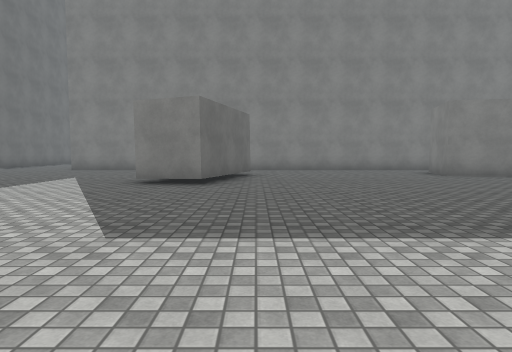
view 1 (above)

24 first-person views from a walk through a 3-D level made in the Unity game engine. The camera is 1.3 m above the floor, tilts 4° down and sees 75° across. The floor is counted in squares, 2 m on a side. Each view is taken from the middle of a square. On the plan, view 1 faces up. The plan holds only what a view shows up to about 10 squares ahead; the rest is blank. The place goes on beyond the plan. The player is left out. Surface patterns are stand-ins for the level's own textures.

view 2
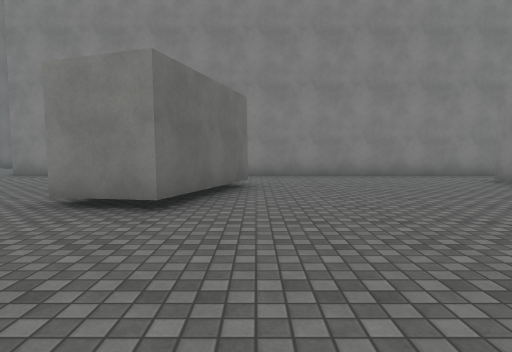

view 3
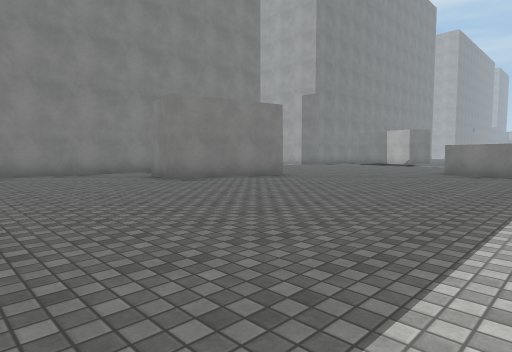

view 4
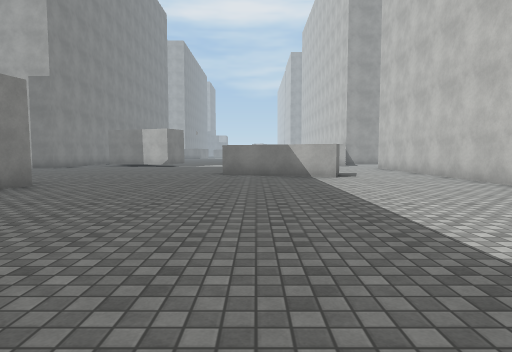

view 5
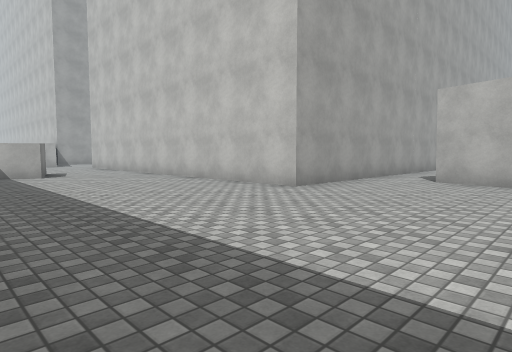

view 6
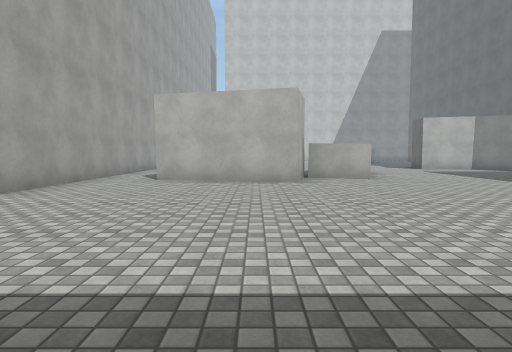

view 7
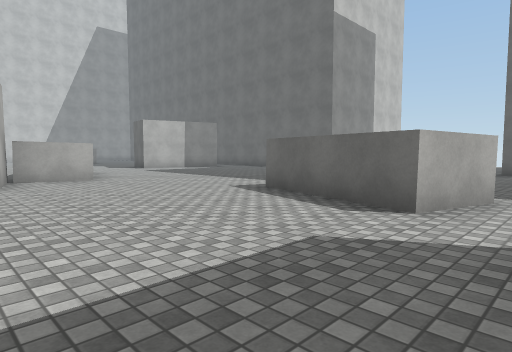

view 8
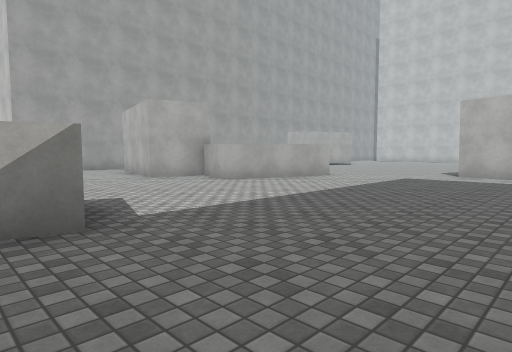

view 9
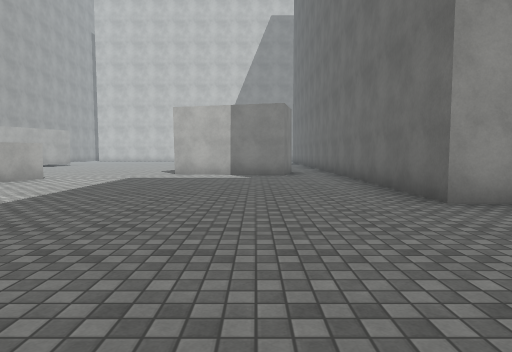

view 10
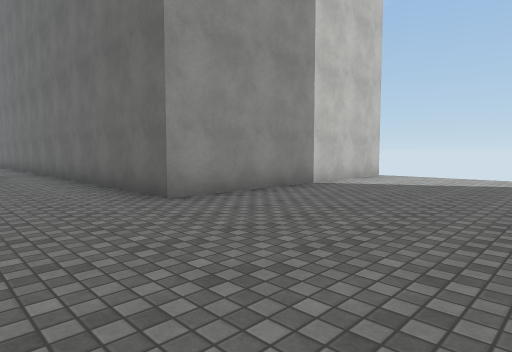

view 11
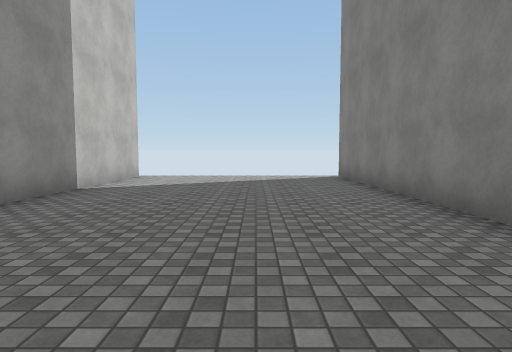

view 12
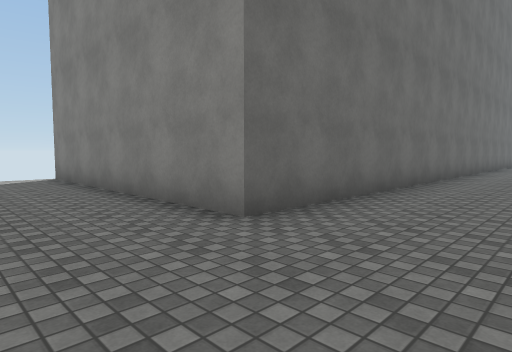

view 13
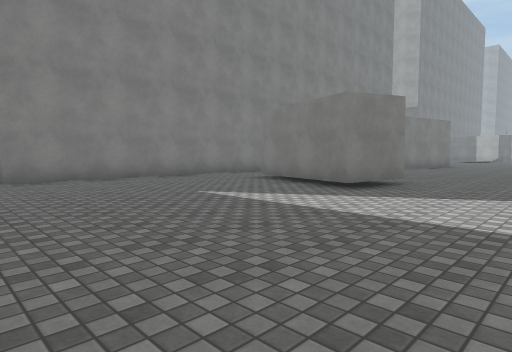

view 14
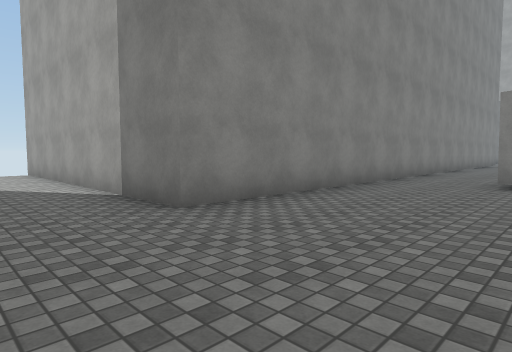

view 15
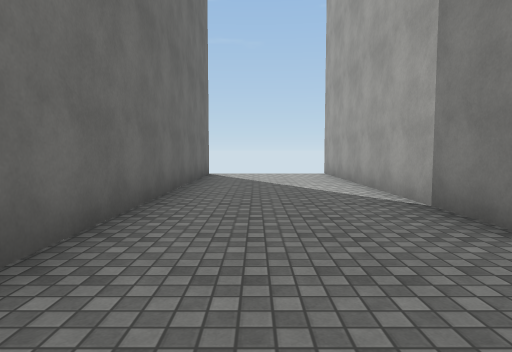

view 16
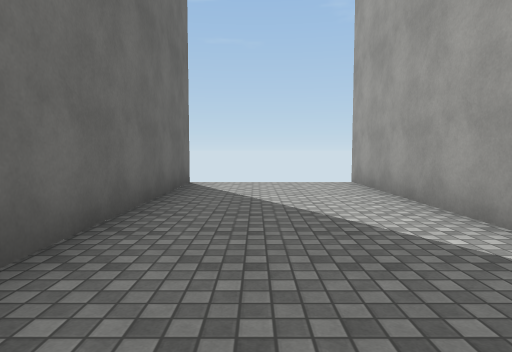

view 17
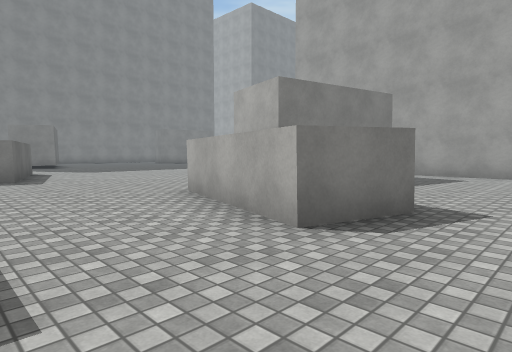

view 18
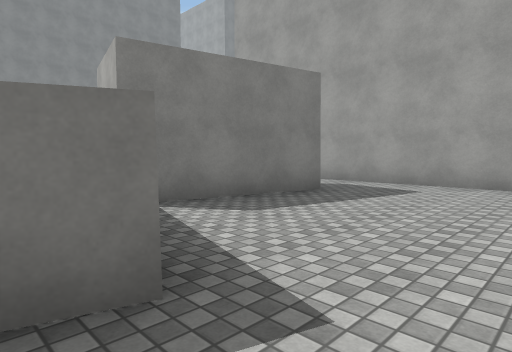

view 19
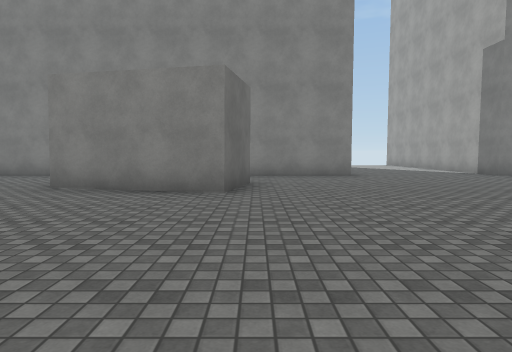

view 20
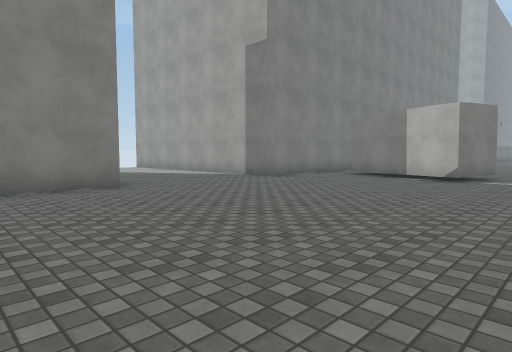

view 21
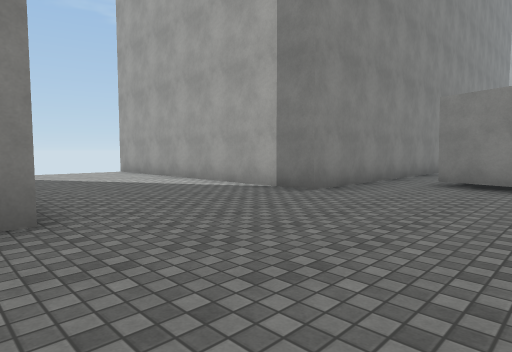

view 22
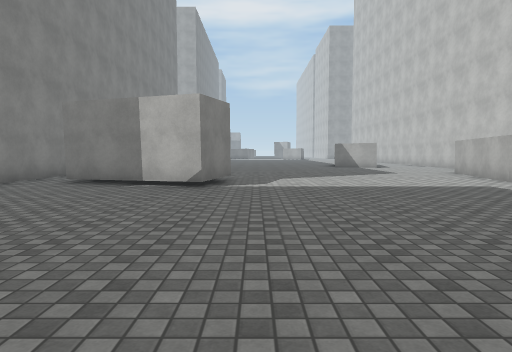

view 23
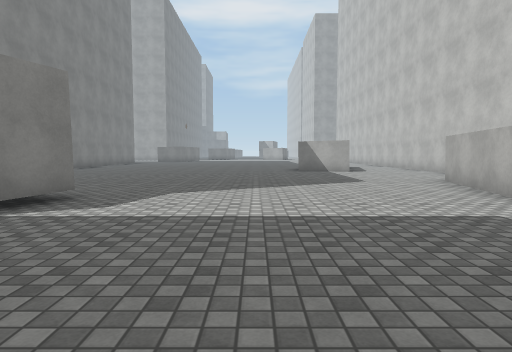

view 24
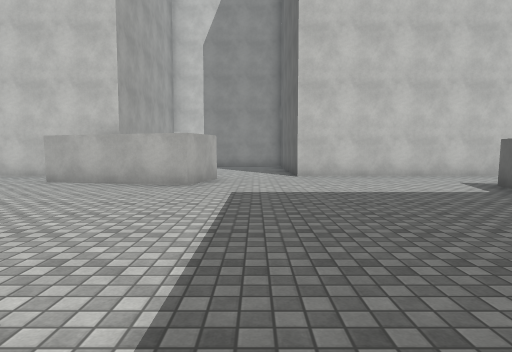

### Floor plan
Points are (right, up) in squares from view 1. A wall is a line through its corners. A room is listed if a view was taken in it or the views show most of it. See-through windows are left out.
Room 1 (views 1, 2, 3, 4, 5, 6, 7, 8, 9, 10, 11, 12, 13, 14, 15, 16, 17, 19, 20, 21, 22, 23, 24)
walls: (-0.2, 9.8) (-1.1, 6.6) (-2.6, 7.1) (-1.6, 10.2); (8.9, 10) (8.5, 8.4) (5.2, 9.1) (5.6, 10.9); (6.8, 12.4) (-6.9, 12.4) (-6.9, 20.5); (-4.2, 3.2) (-2.7, 2.7) (-3.7, -0.4); (5, -3.6) (5, -1.1) (15.9, -1.1); (12.4, 2) (12.2, 1.4) (10.8, 1.9) (11.7, 5); (-5.1, 0) (-4.9, 0.6); (11.8, 12.4) (8.8, 12.4); (-0.3, -4.9) (0.1, -3.2) (3.4, -3.9); (-2.7, -7.2) (-1.8, -4.2) (-0.3, -4.6); (17.9, -0.4) (18.3, 1.4) (21.7, 0.7); (18.8, 7.6) (17.3, 8) (18.2, 11.1); (-8.9, -9) (-8.8, -8.4) (-5.4, -9.2); (21.9, 12.4) (15.8, 12.4) (15.8, 18.4); (22.6, -1.1) (24, -1.1); (-10.4, 20.2) (-10.4, 2.3) (-17.2, 2.3); (-17.2, -3.2) (-10.4, -3.2) (-10.4, -9.5)
ways out: opening at (-1.5, -8.5) to room 2; opening at (4, -4.5) to room 2; opening at (16.5, -0.5)
Room 2 (view 18)
walls: (3, -5.6) (0.1, -5); (5, -8.1) (5, -3.6); (-1.2, -7.7) (-2.7, -7.2)
ways out: opening at (-1.5, -8.5) to room 1; opening at (4, -4.5) to room 1

Positions as (right, up) in squares from view 1, and headings:
1: (0, 0), facing up
2: (0, 3), facing up
3: (1, 2), facing up-right
4: (2, 4), facing right
5: (1, 4), facing down-right
6: (1, 4), facing down
7: (1, 4), facing down-left
8: (-8, 1), facing down-right
9: (-8, 1), facing down
10: (-8, 1), facing down-left
11: (-8, 0), facing left
12: (-8, 0), facing up-left
13: (-8, 4), facing up-right
14: (-9, 9), facing up-right
15: (-9, 10), facing up
16: (-9, 13), facing up
17: (-5, -9), facing up-right
18: (-2, -9), facing up-right
19: (9, 3), facing up
20: (9, 6), facing up-right
21: (11, 9), facing up-right
22: (11, 7), facing right
23: (14, 5), facing right
24: (17, 8), facing down
